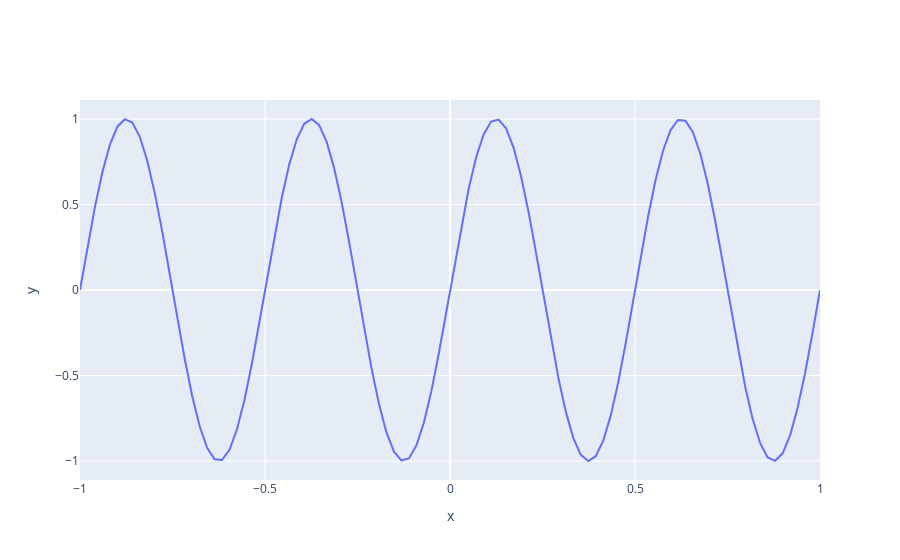

Notebook cell for this chart:
### Code cell
y = feelpp.expr("sin(2*pi*x):x")
y.setParameterValues({"x":2.0})

import numpy as np
x = np.linspace(-1,1,100) 
import plotly.graph_objects as go
fig = go.Figure()
fig.add_trace(go.Scatter(x=x, y=y.evaluate("x",x), mode='lines', name='$y$'), )
fig.update_xaxes(title_text=r"x")
fig.update_yaxes(title_text=r"y")
fig.show()
from feelpp.integrate import integrate
geo = {
        '2': feelpp.create_rectangle(),
        '3': feelpp.create_box(),
    }
mesh_name = geo['2'][0]
print(mesh_name)
mesh = feelpp.load(feelpp.mesh(dim=2), geo['2'][0], 0.1)
meas = integrate(range=feelpp.elements(mesh),expr="1")
print(f"measure is : {meas}")
assert np.abs(meas[0]-2.0) < 1e-10
